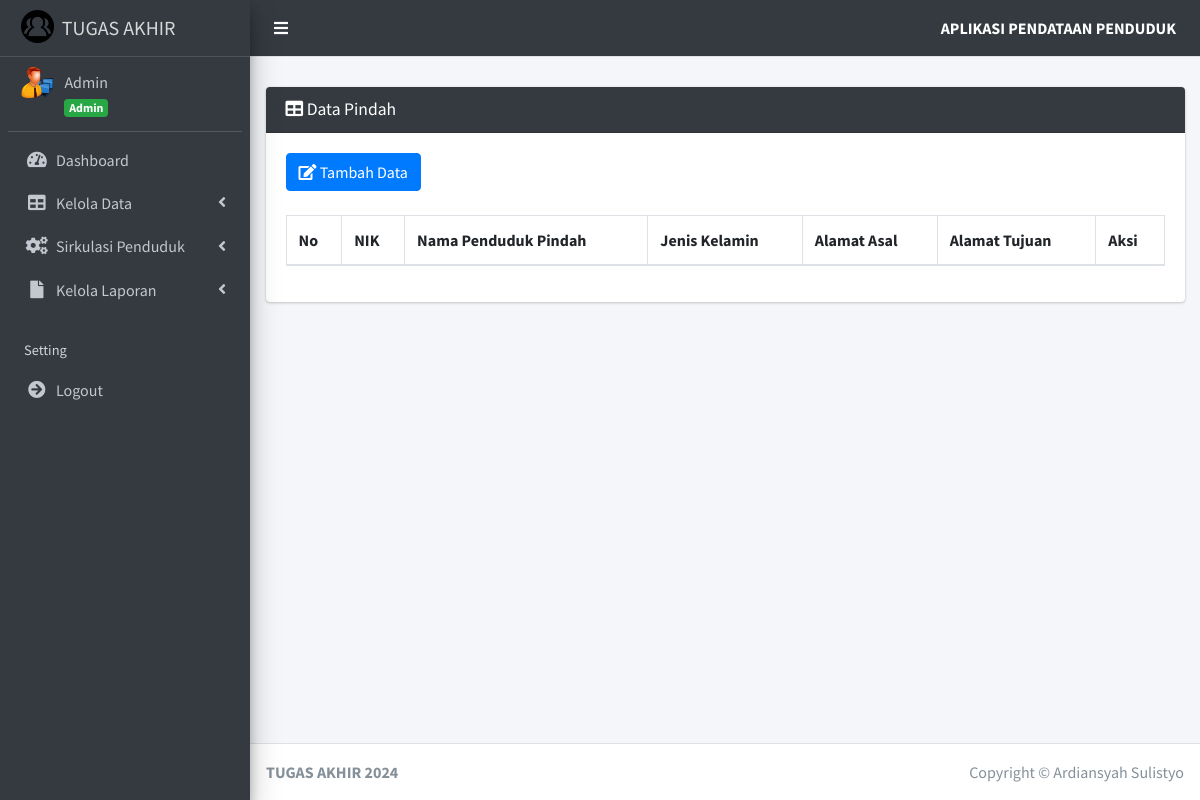
Before: /index.php?page=pindah (signed in) with the older database file.
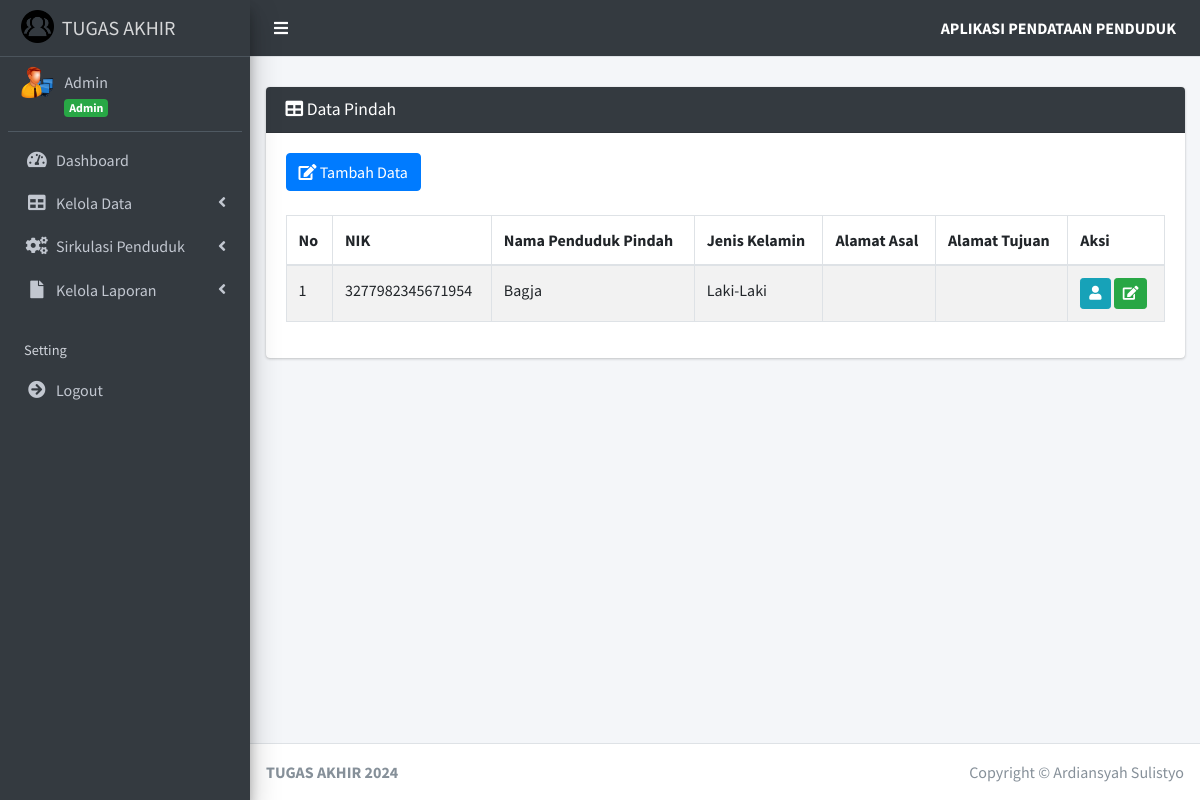
After: the same page with the newer database file.
### tables this page shows
CREATE TABLE `surat_pindah` (
  `id_surat_pindah` int(11) NOT NULL,
  `id_penduduk` int(11) NOT NULL,
  `alamat_baru` varchar(255) NOT NULL,
  `rt_baru` int(11) NOT NULL,
  `rw_baru` int(11) NOT NULL,
  `desa_kelurahan_baru` varchar(255) NOT NULL,
  `kecamatan_baru` varchar(255) NOT NULL,
  `kabupaten_kota_baru` varchar(255) NOT NULL,
  `provinsi_baru` varchar(255) NOT NULL,
  `alasan_pindah` varchar(255) NOT NULL
);

CREATE TABLE `penduduk` (
  `id_penduduk` int(11) NOT NULL,
  `id_user` int(11) NOT NULL,
  `nik_penduduk` varchar(16) NOT NULL,
  `nama_penduduk` varchar(45) NOT NULL,
  `tempat_lahir_penduduk` varchar(30) NOT NULL,
  `tanggal_lahir_penduduk` date NOT NULL,
  `jenis_kelamin_penduduk` enum('Laki-Laki','Perempuan') NOT NULL,
  `alamat_penduduk` text NOT NULL,
  `desa_kelurahan_penduduk` varchar(30) NOT NULL,
  `kecamatan_penduduk` varchar(30) NOT NULL,
  `kabupaten_kota_penduduk` varchar(30) NOT NULL,
  `provinsi_penduduk` varchar(30) NOT NULL,
  `negara_penduduk` varchar(30) NOT NULL,
  `rt_penduduk` varchar(3) NOT NULL,
  `rw_penduduk` varchar(3) NOT NULL,
  `agama_penduduk` enum('Islam','Kristen','Katolik','Hindu','Buddha','Konghucu') NOT NULL,
  `pendidikan_terakhir_penduduk` varchar(20) NOT NULL,
  `pekerjaan_penduduk` varchar(20) NOT NULL,
  `status_perkawinan_penduduk` enum('Kawin','Tidak Kawin') NOT NULL,
  `status` enum('Ada','Meninggal','Pindah','Izin Tinggal') NOT NULL
);

### pages/pindah/index.php (the view, shortened to what this page needs)
<div class="card card-dark">
    <div class="card-header">
        <h3 class="card-title">
            <i class="fa fa-table"></i> Data Pindah
        </h3>
    </div>
    <div class="card-body">
        <div class="table-responsive">
            <div>
                <a href="?page=tambah_pindah" class="btn btn-primary">
                    <i class="fa fa-edit"></i> Tambah Data</a>
            </div>
            <br>
            <table id="example1" class="table table-bordered table-striped">
                <thead>
                    <tr>
                        <th>No</th>
                        <th>NIK</th>
                        <th>Nama Penduduk Pindah</th>
                        <th>Jenis Kelamin</th>
                        <th>Alamat Asal</th>
                        <th>Alamat Tujuan</th>
                        <th>Aksi</th>
                    </tr>
                </thead>
                <tbody>
                    <?php
                    $no = 1;
                    $sql = $koneksi->query("SELECT * FROM `penduduk` JOIN `surat_pindah` ON `penduduk`.id_penduduk = `surat_pindah`.id_penduduk");
                    foreach ($sql as $data_pindah) :
                    ?>
                        <tr>
                            <td><?= $no ?></td>
                            <td><?= $data_pindah['nik_penduduk'] ?></td>
                            <td><?= $data_pindah['nama_penduduk'] ?></td>
                            <td><?= $data_pindah['jenis_kelamin_penduduk'] ?></td>
                            <td><?= $data_pindah['alamat_asal'] ?></td>
                            <td><?= $data_pindah['alamat_tujuan'] ?></td>
                            <td>
                                <a href="?page=detail_kematian&id_penduduk=<?= $data_pindah['id_penduduk']; ?>" title="Detail" class="btn btn-info btn-sm">
                                    <i class="fa fa-user"></i>
                                </a>
                                <a href="?page=edit_kematian&id_penduduk=<?= $data_pindah['id_penduduk']; ?>" title="Ubah" class="btn btn-success btn-sm">
                                    <i class="fa fa-edit"></i>
                                </a>
                            </td>
                        <?php endforeach; ?>
                </tbody>
            </table>
        </div>
    </div>
</div>

Changed rows visible on the page:
added surat_pindah: id_penduduk.nik_penduduk "3277982345671954", id_penduduk.nama_penduduk "Bagja", id_penduduk.jenis_kelamin_penduduk "Laki-Laki"
